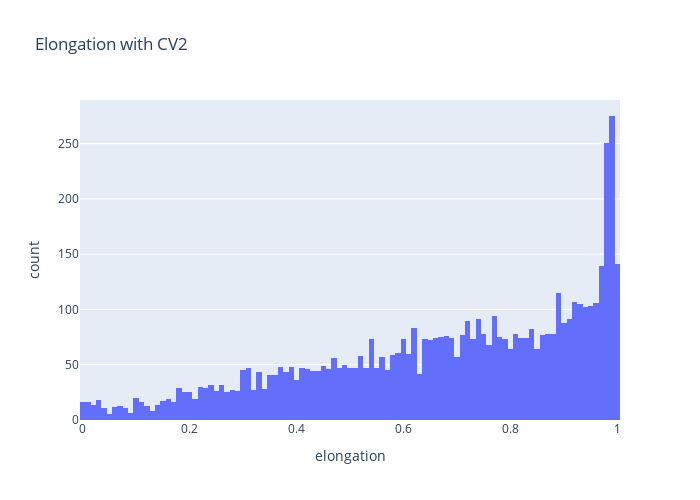

Notebook source saved alongside this figure:
### Code cell
px.histogram(elong_df_cv2, x="elongation", title='Elongation with CV2', nbins=100, labels={"elongation": "elongation"}, width=700, height=500)

### Figure 1 — Plotly figure (JSON) as saved in the notebook; plotly's stock layout.template omitted (floating-point values rounded to 4 significant figures; data arrays with more than 128 entries replaced by an {"elided": "..."} marker saying what was removed)
{"data": [{"alignmentgroup": "True", "bingroup": "x", "hovertemplate": "elongation=%{x}<br>count=%{y}<extra></extra>", "legendgroup": "", "marker": {"color": "#636efa", "pattern": {"shape": ""}}, "name": "", "nbinsx": 100, "offsetgroup": "", "orientation": "v", "showlegend": false, "type": "histogram", "x": {"elided": "5757 float values"}, "xaxis": "x", "yaxis": "y"}], "layout": {"barmode": "relative", "height": 500, "legend": {"tracegroupgap": 0}, "title": {"text": "Elongation with CV2"}, "width": 700, "xaxis": {"anchor": "y", "domain": [0, 1], "title": {"text": "elongation"}}, "yaxis": {"anchor": "x", "domain": [0, 1], "title": {"text": "count"}}}}
